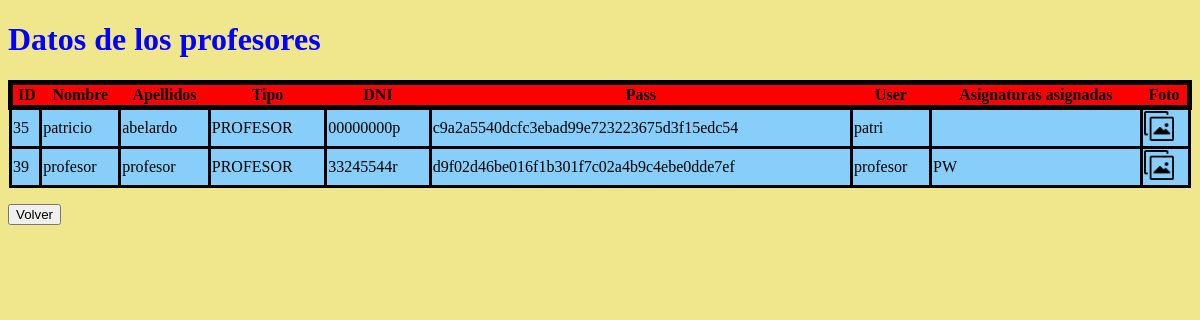
The page /src/verProfesor.php on the database its author committed.
### tables this page shows
CREATE TABLE `persona` (
  `ID` int(11) NOT NULL,
  `NOMBRE` varchar(25) NOT NULL,
  `APELLIDOS` varchar(45) NOT NULL,
  `TIPO` enum('ALUMNO','PROFESOR','ADMIN') NOT NULL,
  `DNI` varchar(9) NOT NULL,
  `PASS` varchar(25) DEFAULT NULL,
  `USER` varchar(20) NOT NULL,
  `FOTO` varchar(100) NOT NULL DEFAULT 'default.jpg'
);

CREATE TABLE `profesor` (
  `DNI` varchar(9) NOT NULL,
  `ASIGASOC` longtext NOT NULL
);

### src/verProfesor.php (the view, shortened to what this page needs)
<!DOCTYPE html>
<html>
    <head>
        <link href="../templates/tabla.css" rel="stylesheet" type="text/css">
    </head>
    <body>
    <h1 style= "color: blue;">Datos de los profesores</h1>
    <?php
         $conexionadmin = mysqli_connect('localhost','teresa','ranateresa','universidad') ;
        $consulta = mysqli_query($conexionadmin, "SELECT * FROM persona where TIPO='PROFESOR'");
        $consultaprof = mysqli_query($conexionadmin, "SELECT * FROM profesor");
        $numcol = mysqli_num_rows($consulta);
        for( $i = 0 ; $i < $numcol ; $i++ ){
            $fila = mysqli_fetch_array($consulta);
            $filaprof = mysqli_fetch_array($consultaprof);
            if($i == 0){
                echo " <table class=\"encabezado\" >
                <tr class = \"titulos\">
                <th>ID</th>
                <th>Nombre</th>
                <th>Apellidos</th>
                <th>Tipo</th>
                <th>DNI</th>
                <th>Pass</th>
                <th>User</th>
                <th>Asignaturas asignadas</th>
                <th>Foto</th>
                </tr>";
            }
                $filename = $fila['FOTO'];
                $dir = "../imgs/".$filename ;
                $matr =str_replace(",", " ", $filaprof['ASIGASOC'] );
                echo
                "<tr class=\"filas\" >
                <td> ".$fila['ID']." </td>
                <td> ".$fila['NOMBRE']." </td>
                <td> ".$fila['APELLIDOS']." </td>
                <td> ".$fila['TIPO']." </td>
                <td> ".$fila['DNI']." </td>
                <td> ".sha1($fila['PASS'])." </td>
                <td> ".$fila['USER']." </td>
                <td> ".$matr."</td>
                <td> <a href=$dir>";
                if($filename != null)
                    echo "<img src=\"../imgs/img.png\" width=\"30px\" height=\"30px\" /> </a> </td>";
                echo "<tr>";
        }
        echo "</table></div>";
        echo " <br>   <form action=\"./paneladmin.php\" >
        <input type=\"submit\" value=\"Volver\" />
        </form>";
    ?>
    </body>
</html>

### templates/tabla.css (style rules this page uses)
body { background-color :khaki; }
.encabezado { table-layout: auto; width: 100%; border: 10px black; border-collapse: collapse; }
.filas { border: black 3px solid; background-color:lightskyblue; }
.titulos { border: black 5px solid; background-color: red; }
td { border: black 3px solid; }

### rows shown on the page
persona: shows "ID", ID "35", NOMBRE "patricio", APELLIDOS "abelardo", TIPO "PROFESOR", DNI "00000000p", PASS "c9a2a5540dcfc3ebad99e723223675d3f15edc54", USER "patri"
persona: ID "39", NOMBRE "profesor", APELLIDOS "profesor", TIPO "PROFESOR", DNI "33245544r", PASS "d9f02d46be016f1b301f7c02a4b9c4ebe0dde7ef", USER "profesor", profesor.ASIGASOC "PW"
